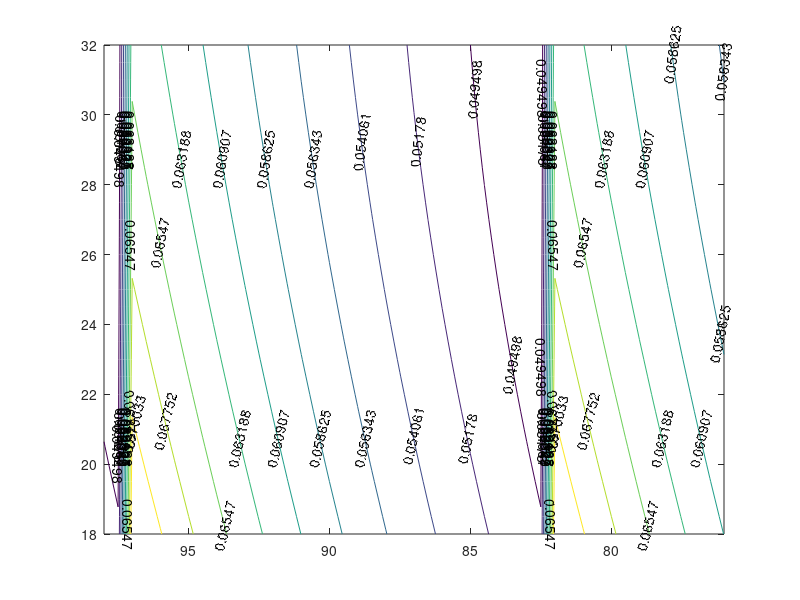
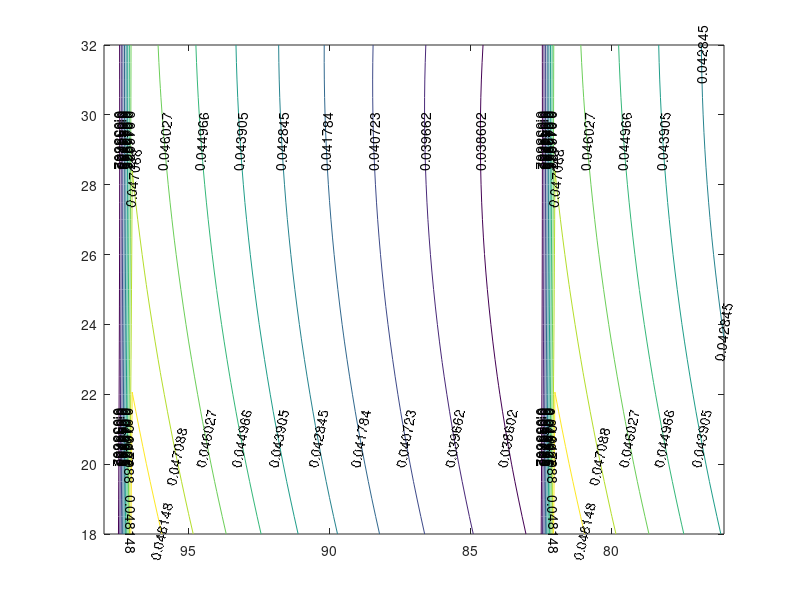
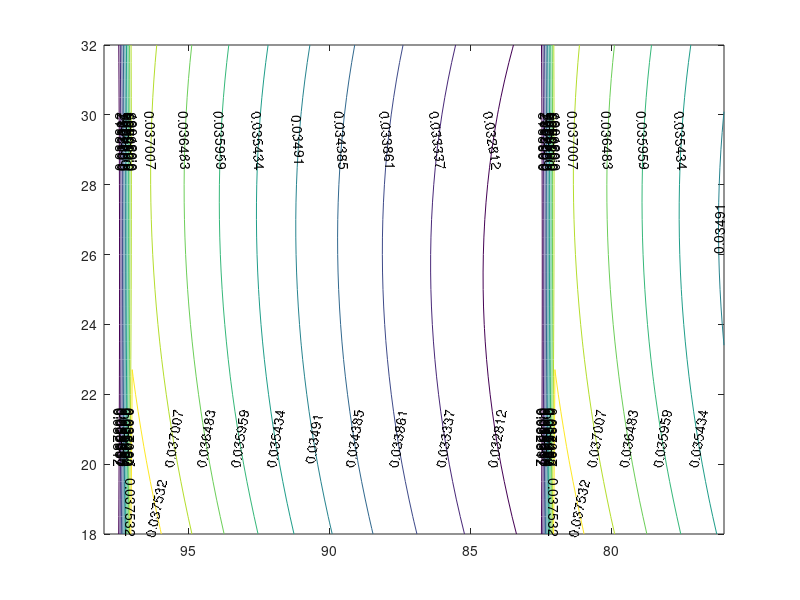
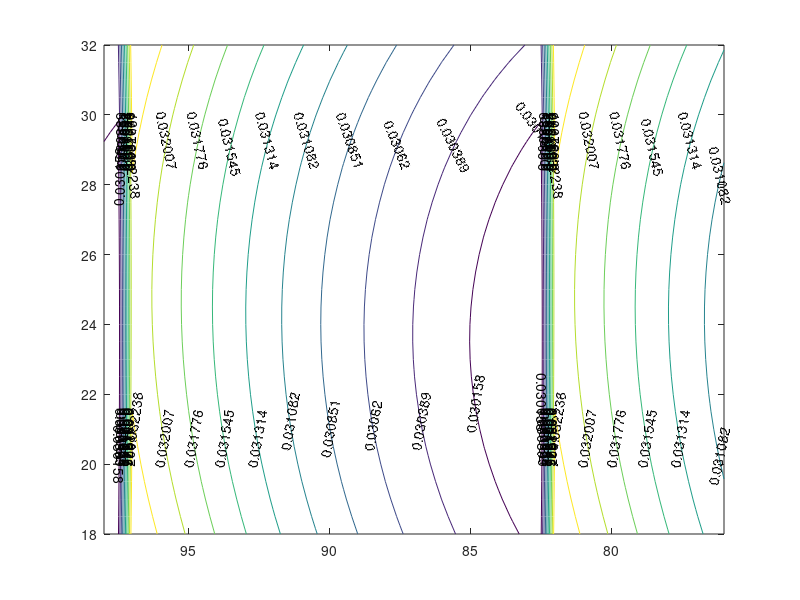

Here is the MATLAB script that generated these plots, in order:
%% Solar geometry
%% Ocean surface albedo for a given day
%% Efrain Moreles ICML UNAM


clearvars; close all; clc;

phi=32:-0.5:18; % latitud
lon=98:-0.5:76; % longitud
nlat=length(phi);
nlon=length(lon);
A=NaN(nlat,nlon,24); % Matrix for ocean surface albedo

n=181; % dia juliano

for t=0:1:23 % ciclo para horas locales
    for ilat=1:nlat % ciclo para latitud
        for ilon=1:nlon % ciclo para longitud
            h_loc=t; % local hour
            m_loc=0; % local minutes
            
            lon_st=15*round(lon(ilon)/15); % standard meridian for the local time zone
            b=(n-1)*360./365.; % parameter for extraterrestrial radiation incident
            e=229.2*(0.000075+0.001868*cosd(b)-0.032077*sind(b)-0.014615*cosd(2.0*b)-0.04089*sind(2.0*b)); % equation of time in minutes
            m_dif=4*(lon_st-lon(ilon))+e; % difference in minutes
            m_sol=m_loc+m_dif; % solar minutes
            ts=h_loc+m_sol/60; % local solar time in h
            w=15*(ts-12); % hour angle in °
            delta=23.45*sind(360*(284+n)/365); % declination angle in °
            ctz=cosd(phi(ilat))*cosd(delta)*cosd(w)+sind(phi(ilat))*sind(delta); % cosine of the zenith angle of the sun
            A(ilat,ilon,t+1)=0.037/(0.15+1.1*ctz^1.4); % Ocean surface albedo T-OSA
        end
    end
end

%% Figuras para el período cuando el sol está sobre el horizonte en todo el GoM
[X,Y] = meshgrid(lon,phi);

for t=8:16
    z=A(:,:,t+1);
    figure(t+1); contour(X,Y,z,'ShowText','on');
    set(gca, 'XDir','reverse')
end

% figure(1); imagesc(lon,phi,z); colorbar
% set(gca,'YDir','normal')
% set(gca, 'XDir','reverse')


%% Para tiempos cuando el sol no está sobre el horizonte el angulo cenital solar es mayor que 90°
% lo cual quiere decir que aún no amanece o que ya se ocultó el sol
% Para estos casos el coseno del angulo es negativo
% Hay que tomar en cuenta esto para el cálculo de la radiación solar
